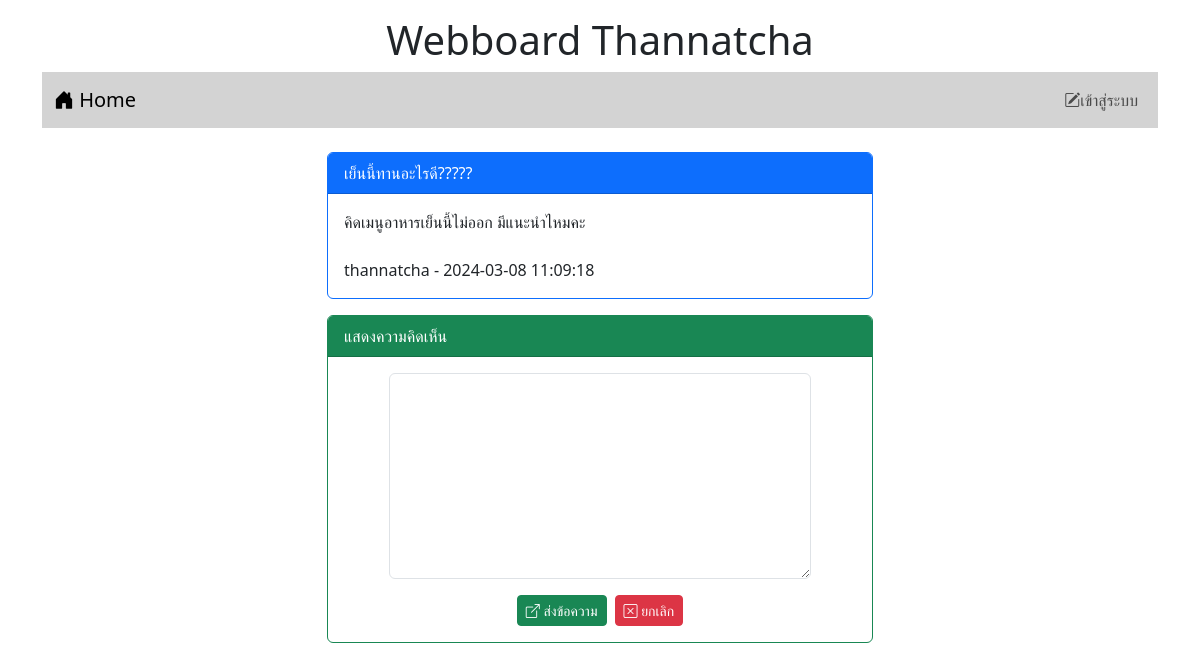
/post.php?id=2, run on the app's committed database.
### tables this page shows
CREATE TABLE `post` (
  `id` int(11) NOT NULL,
  `title` varchar(128) NOT NULL,
  `content` varchar(2048) NOT NULL,
  `post_date` datetime NOT NULL,
  `cat_id` int(11) NOT NULL,
  `user_id` int(11) NOT NULL
);

CREATE TABLE `user` (
  `id` int(11) NOT NULL,
  `login` varchar(32) NOT NULL,
  `password` varchar(64) NOT NULL,
  `name` varchar(64) NOT NULL,
  `gender` char(1) NOT NULL,
  `email` varchar(32) NOT NULL,
  `role` char(1) NOT NULL
);

### post.php (the view, shortened to what this page needs)
<!DOCTYPE html>
<html lang="en">
<head>
    <link href="https://cdn.jsdelivr.net/npm/bootstrap@5.3.2/dist/css/bootstrap.min.css" rel="stylesheet">
    <link rel="stylesheet" href="https://cdn.jsdelivr.net/npm/bootstrap-icons@1.11.3/font/bootstrap-icons.min.css">
</head>
<body>
    <div class="container-lg">
        <h1 style="text-align: center;" class="mt-3">Webboard Thannatcha</h1>
        <?php include "nav.php" ?>
        <div class="row mt-4">
            <div class="col-lg-3 col-md-2 col-sm-1"></div>
            <div class="col-lg-6 col-md-8 col-sm-10">
            <?php
            $conn=new PDO("mysql:host=localhost;dbname=webboard;charset=utf8","root","");
            $sql="SELECT post.title,post.content,post.post_date,user.login
            FROM post INNER JOIN user ON (post.user_id=user.id) WHERE post.id=$_GET[id]";
            $result=$conn->query($sql);
            while($row=$result->fetch()){
            echo "<div class='card border-primary'>";
            echo "<div class='card-header bg-primary text-white'>$row[0]</div>";
            echo "<div class='card-body'>$row[1] <br><br>$row[3] - $row[2]</div>";
            echo "</div>";}
            ?>
                <div class="card border-success mt-3">
                <div class="card-header bg-success text-white">
                    แสดงความคิดเห็น</div>
                    <div class="card-body">
                        <form action="post_save.php" method="post">
                            <div class="row mb-3 justify-content-center">
                                <div class="col-lg-10">
                                    <textarea name="comment" rows="8" class="form-control" required></textarea>
                                </div>
                            </div>
                        <div class="row">
                            <div class="col-lg-12 d-flex justify-content-center">
                                <button type="submit" class="btn btn-success btn-sm text-white">
                                    <i class="bi bi-box-arrow-up-right"></i> ส่งข้อความ
                                </button>
                                <button type="reset" class="btn btn-danger btn-sm ms-2">
                                    <i class="bi bi-x-square"></i> ยกเลิก
                                </button>
                            </div>
                        </div>
                        </form>
                    </div>
                </div>
                <br>
            </div>
            <div class="col-lg-3 col-md-2 col-sm-1"></div>
        </div>
    </div>
</body>
</html>

### data on the page
post: title "เย็นนี้ทานอะไรดี?????", content "คิดเมนูอาหารเย็นนี้ไม่ออก มีแนะนำไหมคะ", user.login "thannatcha", post_date "2024-03-08 11:09:18"
